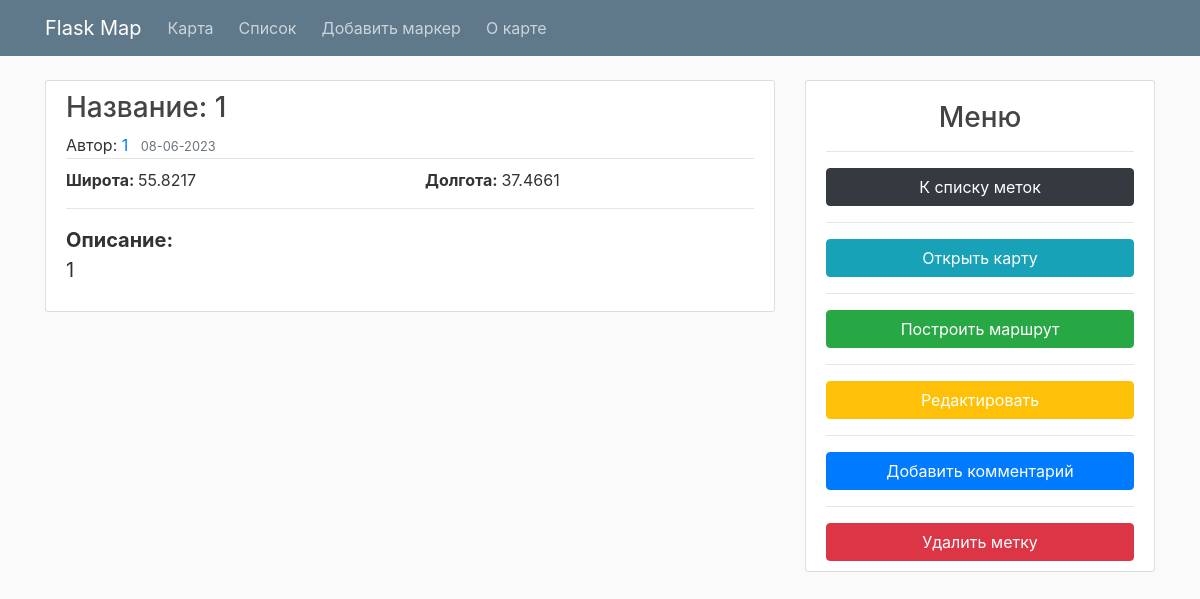
/comments/7, run on an earlier commit of the app's database.
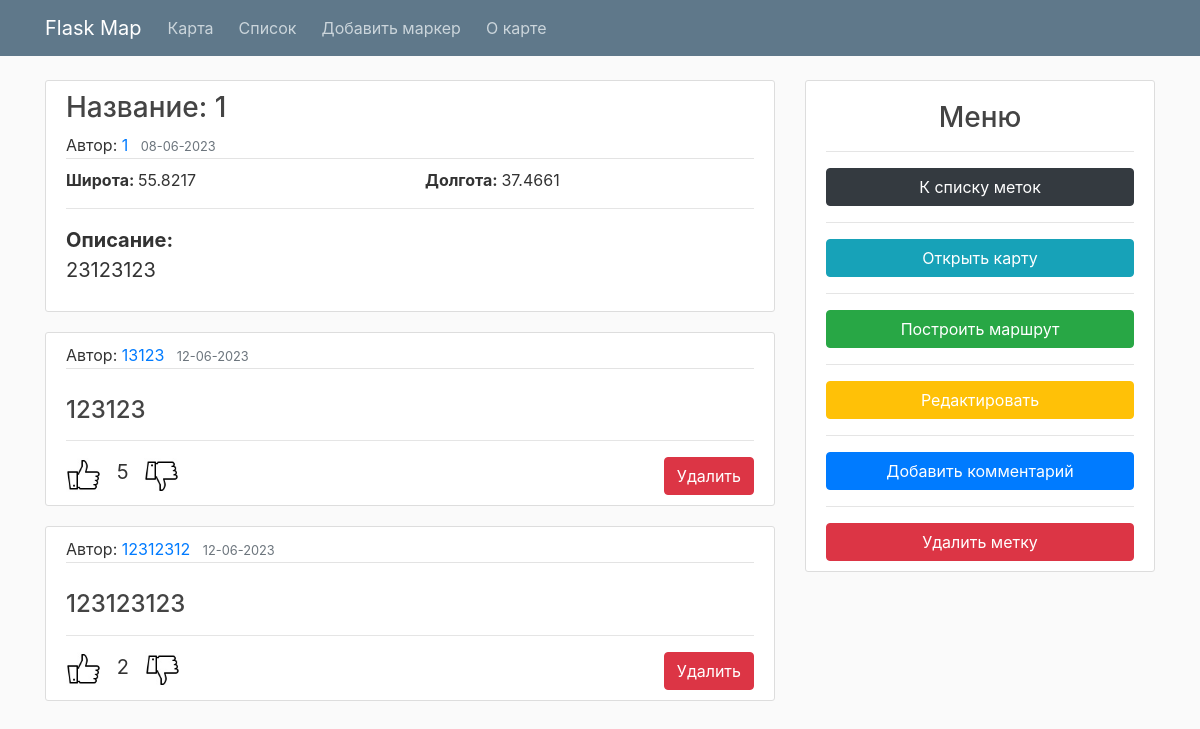
And on a later commit of the database.
### flaskmap/models.py (models this page shows, shortened)
class Marker(db.Model):
    id = db.Column(db.Integer, primary_key=True)
    name = db.Column(db.String(40), nullable=False)
    author = db.Column(db.String(30), nullable=False)
    latitude = db.Column(db.Float, nullable=False)
    longtitude = db.Column(db.Float, nullable=False)
    content = db.Column(db.String(200), nullable=False)
    date_posted = db.Column(db.DateTime, nullable=False, default=datetime.utcnow)
    color = db.Column(db.String(10), nullable=False, default='red')
    icon = db.Column(db.String(15), nullable=False, default='info-sign')

class Comment(db.Model):
    id = db.Column(db.Integer, primary_key=True)
    author = db.Column(db.String(30), nullable=False)
    content = db.Column(db.String(200), nullable=False)
    marker_id = db.Column(db.Integer, db.ForeignKey('marker.id'), nullable=False)
    date_posted = db.Column(db.DateTime, nullable=False, default=datetime.utcnow)
    upvotes = db.Column(db.Integer, nullable=True, default=0)

### flaskmap/routes.py (the view)
@app.route("/comments/<int:marker_id>", methods=['GET', 'POST'])
def list_comments(marker_id):
    comments = Comment.query.filter_by(marker_id=marker_id).order_by(Comment.upvotes.desc()).all()
    marker = Marker.query.filter_by(id=marker_id).first()
    return render_template('comments.html', title='Comment', comments=comments, marker=marker)

### flaskmap/templates/comments.html
{% extends "layout.html" %}
{% block content %}
<article class="media content-section">
  <div class="media-body">
    <H3 class="article-title">Название: {{ marker.name }}</H3>
    <div class="article-metadata">
      <span>Автор: </span><a class="mr-2" href="#">{{ marker.author }}</a>
      <small class="text-muted">{{ marker.date_posted.strftime('%d-%m-%Y') }}</small>
    </div>
    <div class="row">
      <span class="article-content col" style="margin-top: 5px;"><b>Широта: </b>{{ marker.latitude }}</span>
      <span class="article-content col" style="margin-top: 5px; float: right;"><b>Долгота: </b>{{ marker.longtitude }}</span>
    </div>
    <hr>
    <p class="article-content" style="font-size: 20px;"><b>Описание: </b><br>{{ marker.content }}</p>
  </div>
</article>
  {% for comment in comments %}
    <article class="media content-section">
      <div class="media-body">
        <div class="article-metadata">
            <span>Автор: </span><a class="mr-2" href="#">{{ comment.author }}</a>
            <small class="text-muted">{{ comment.date_posted.strftime('%d-%m-%Y') }}</small>
        </div>
        <blockquote><h4 class="article-content" style="padding-top: 23px;">{{ comment.content }}</h4></blockquote>
        <hr>
        <div>
            <a href="/like/{{ comment.id }}"><img src="/static/like.jpeg" height="35px" width="35px"></img></a>
            <span style="font-size: 20px;">&nbsp;&nbsp;{{comment.upvotes}}&nbsp;&nbsp;</span>
            <a href="/dislike/{{ comment.id }}"><img src="/static/dislike.jpeg" height="35px" width="35px"></img></a>
            <a type="button" class="btn btn-danger" href="/delete/{{ comment.id }}" style="float: right">Удалить</a>
        </div>
      </div>
    </article>
  {% endfor %}
{% endblock content %}
{% block sidebar %}
  <div class="col-md-4">
    <div class="content-section">
      <h3 style="text-align: center; padding-top: 10px;">Меню</h3><hr>
      <a type="button" class="btn btn-dark col" href="/home">К списку меток</a>
      <hr>
      <a type="button" class="btn btn-info col" href="/map">Открыть карту</a>
      <hr>
      <a type="button" class="btn btn-success col" target="_blank" href="https://yandex.ru/maps/?rtext=55.7549,37.7082~{{marker.latitude}},{{marker.longtitude}}&rtt=auto" style="color: white">Построить маршрут</a>
      <hr>
      <a type="button" class="btn btn-warning col" href="/comments/{{ marker.id }}/update" style="color: white">Редактировать</a>
      <hr>
      <a type="button" class="btn btn-primary col" href="/add_comment/{{ marker.id }}" style="color: white"">Добавить комментарий</a>
      <hr>
      <a type="button" class="btn btn-danger col" href="/delete_mr/{{ marker.id }}/list" style="color: white">Удалить метку</a>
    </div>
  </div>
{% endblock sidebar %}

### flaskmap/templates/layout.html (shortened to what this page needs)
<!DOCTYPE html>
<html>
<head>
    <link rel="stylesheet" href="https://maxcdn.bootstrapcdn.com/bootstrap/4.0.0/css/bootstrap.min.css">
    <link rel="stylesheet" type="text/css" href="{{ url_for('static', filename='main.css') }}">
</head>
<body>
    <header class="site-header">
      <nav class="navbar navbar-expand-md navbar-dark bg-steel fixed-top">
        <div class="container">
          <a class="navbar-brand mr-4" href="/map">Flask Map</a>
          <div class="collapse navbar-collapse" id="navbarToggle">
            <div class="navbar-nav mr-auto row">
              <a class="nav-item nav-link" href="/map">&nbsp;&nbsp;Карта</a>
              <a class="nav-item nav-link" href="/">&nbsp;&nbsp;Список</a>
              <a class="nav-item nav-link" href="/add">&nbsp;&nbsp;Добавить маркер</a>
              <a class="nav-item nav-link" href="/about">&nbsp;&nbsp;О карте</a>
            </div>
            </div>
          </div>
      </nav>
    </header>
    <main role="main" class="container">
      <div class="row">
        <div class="col-md-8">
          {% block content %}{% endblock %}
        </div>
          {% block sidebar %}{% endblock %}
      </div>
    </main>
</body>
</html>

### flaskmap/static/main.css (style rules this page uses)
body { background: #fafafa; color: #333333; margin-top: 5rem; }
h1, h2, h3, h4, h5, h6 { color: #444444; }
.bg-steel { background-color: #5f788a; }
.site-header .navbar-nav .nav-link { color: #cbd5db; }
.content-section { background: #ffffff; padding: 10px 20px; border: 1px solid #dddddd; border-radius: 3px; margin-bottom: 20px; }
.article-title { color: #444444; }
.article-content { white-space: pre-line; }
.article-metadata { padding-bottom: 1px; margin-bottom: 4px; border-bottom: 1px solid #e3e3e3 }

What changed in the data, as far as the page shows it:
changed Marker: content "1" → "23123123"
added Comment: author "13123", date_posted "12-06-2023", content "123123", upvotes "5"
added Comment: author "12312312", date_posted "12-06-2023", content "123123123", upvotes "2"
